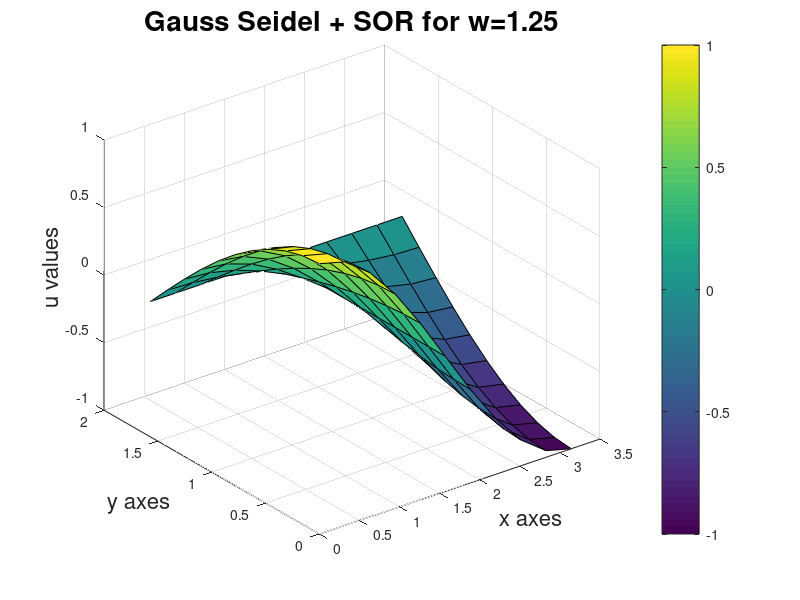

Source code (MATLAB): (Note: this script raises an error after producing the figure.)
clc
clear all
w=1.25;                          % relaxiation factor for SOR %
h=pi./10;
k=pi./20;
gama=(h./k).^2;
y=transpose((pi./2):-k:0);       % y values %
x=0:h:pi;                        % x values %
u_0y=cos(y);                     % BC-1 u(0,y)=cos(y) %
u_piy=-cos(y);                   % BC-2 u(pi,y)=-cos(y) %
u_x0=cos(x);                     % BC-3 u(x,0)=cos(x) %
u_xpi2=linspace(0,0,length(x));  % BC-4 u(x,0)=0 %
u=ones(11).*0.5;                      % initial guess for all u is 0.5 %
u(1:11,1)=u_0y;
u(1:11,11)=u_piy;
u(1,:)=u_xpi2;
u(11,:)=u_x0;
% RHS of the governing equation %
for j=1:11
    for i=1:11
        f(j,i)=-1.*(cos(x(i)+y(j))+cos(x(i)-y(j)));
    end
end
for k=1:5000
    for j=2:10
        for i=2:10
    u(1:11,1,k+1)=u_0y;
    u(1:11,11,k+1)=u_piy;
    u(1,:,k+1)=u_xpi2;
    u(11,:,k+1)=u_x0;
    u(i,j,k+1)=(1-w).*u(i,j,k)+(w./(2+2.*gama)).*(-1.*h.*h.*f(i,j)+u(i,j+1,k)+u(i,j-1,k+1)+gama.*(u(i+1,j,k)+u(i-1,j,k+1)));

        end
    end
    A(:,:,k)=abs(1-u(2:10,2:10,k)./u(2:10,2:10,k+1));
    B=max(max(A));
    if B>=0.0001
        continue
    else
        break
    end
end
%%%%%%%%%%%%%%%%%%%%%%%%5
fig=figure('Name','Gauss Seidel + SOR');
[x,y] = meshgrid(x,y);
surf(x,y,u(:,:,k+1))
title('Gauss Seidel + SOR for w=1.25','FontSize',20)
xlabel('x axes','FontSize',16)
ylabel('y axes','FontSize',16)
zlabel('u values','FontSize',16)
c=colorbar;
c.Label.String = 'U values';
grid on
orient(fig,'landscape')
print('Gauss Seidel and SOR', '-dpdf','-fillpage');
